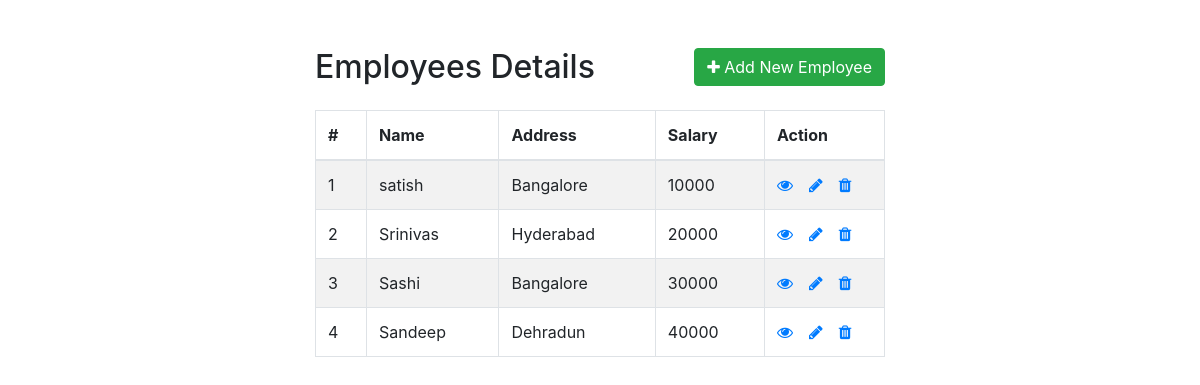
The page / on the database its author committed.
### tables this page shows
CREATE TABLE `employees` (
  `id` int(11) NOT NULL,
  `name` varchar(100) NOT NULL,
  `address` varchar(255) NOT NULL,
  `salary` bigint(20) NOT NULL
);

### index.php (the view, shortened to what this page needs)
<!DOCTYPE html>
<html lang="en">
<head>
    <link rel="stylesheet" href="https://stackpath.bootstrapcdn.com/bootstrap/4.5.2/css/bootstrap.min.css">
    <link rel="stylesheet" href="https://maxcdn.bootstrapcdn.com/font-awesome/4.7.0/css/font-awesome.min.css">
</head>
<body>
    <div class="wrapper">
        <div class="container-fluid">
            <div class="row">
                <div class="col-md-12">
                    <div class="mt-5 mb-3 clearfix">
                        <h2 class="pull-left">Employees Details</h2>
                        <a href="create.php" class="btn btn-success pull-right"><i class="fa fa-plus"></i> Add New Employee</a>
                    </div>
                    <?php
                    require_once "config.php";
                    $sql = "SELECT * FROM employees";
                    if($result = mysqli_query($link, $sql)){
                        if(mysqli_num_rows($result) > 0){
                            echo '<table class="table table-bordered table-striped">';
                                echo "<thead>";
                                    echo "<tr>";
                                        echo "<th>#</th>";
                                        echo "<th>Name</th>";
                                        echo "<th>Address</th>";
                                        echo "<th>Salary</th>";
                                        echo "<th>Action</th>";
                                    echo "</tr>";
                                echo "</thead>";
                                echo "<tbody>";
                                while($row = mysqli_fetch_array($result)){
                                    echo "<tr>";
                                        echo "<td>" . $row['id'] . "</td>";
                                        echo "<td>" . $row['name'] . "</td>";
                                        echo "<td>" . $row['address'] . "</td>";
                                        echo "<td>" . $row['salary'] . "</td>";
                                        echo "<td>";
                                            echo '<a href="read.php?id='. $row['id'] .'" class="mr-3" title="View Record" data-toggle="tooltip"><span class="fa fa-eye"></span></a>';
                                            echo '<a href="update.php?id='. $row['id'] .'" class="mr-3" title="Update Record" data-toggle="tooltip"><span class="fa fa-pencil"></span></a>';
                                            echo '<a href="delete.php?id='. $row['id'] .'" title="Delete Record" data-toggle="tooltip"><span class="fa fa-trash"></span></a>';
                                        echo "</td>";
                                    echo "</tr>";
                                }
                                echo "</tbody>";
                            echo "</table>";
                        } else{
                            echo '<div class="alert alert-danger"><em>No records were found.</em></div>';
                        }
                    } else{
                        echo "Oops! Something went wrong. Please try again later.";
                    }
                    ?>
                </div>
            </div>
        </div>
    </div>
</body>
</html>

### index.php (style rules this page uses)
.wrapper { width: 600px; margin: 0 auto; }
table tr td:last-child { width: 120px; }

### rows shown on the page
employees: id "1", name "satish", address "Bangalore", salary "10000"
employees: id "2", name "Srinivas", address "Hyderabad", salary "20000"
employees: id "3", name "Sashi", address "Bangalore", salary "30000"
employees: id "4", name "Sandeep", address "Dehradun", salary "40000"
